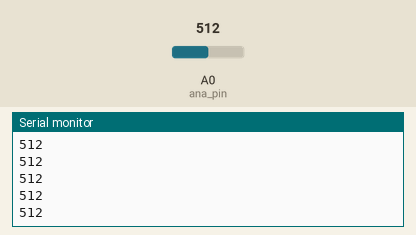
This sketch was run on a simulated Arduino Uno, built with avr-gcc and run on an emulated ATmega328P. Shown: the last lines printed to the serial monitor. Inputs (shaded band) come from the test bench; at power-on: A0 (ana_pin) = 512.

Above: at 1.2 s.
1.3 s: A0 (ana_pin) set to 716
At 1.32 s:
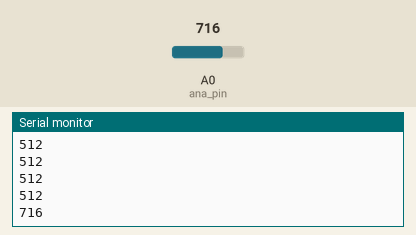
2.8 s: A0 (ana_pin) set to 900
At 2.83 s:
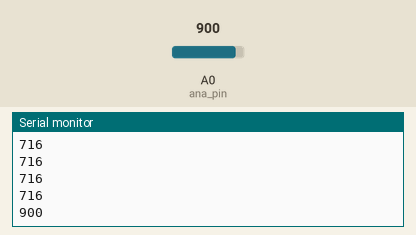
Timing chart, 0 to 5.8 s (numbered marks = the images above; inputs shaded):
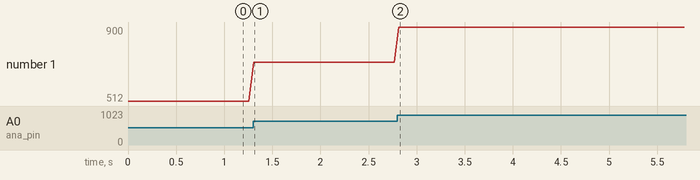

The sketch:

analog_read.ino
```cpp
//一応アナログリード用サンプル残しとく
const int ana_pin = A0;

void setup() {
  Serial.begin(115200);
}

void loop() {
  int val = analogRead(ana_pin);
  Serial.println(val);
  delay(50);
}
```

Measured:
- after the input at 1.3 s, the serial monitor: prints a new line at once (image 1)
- after the input at 2.8 s, the serial monitor: prints a new line at once (image 2)
- plotted number 1: 512 → 716 after the input at 1.3 s, 716 → 900 after the input at 2.8 s
